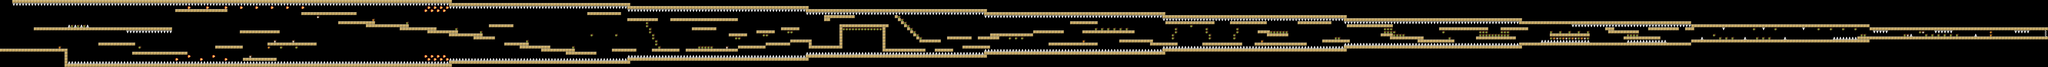

Tiled map render using the project's own tile images. Description and the map definition, with tile-layer contents summarised, below:
An orthogonal 666x22 tile map with 32x32 px tiles, 1 tile layer (Tile Layer 1), 10 tilesets.

<map version="1.0" orientation="orthogonal" renderorder="right-down" width="666" height="22" tilewidth="32" tileheight="32">
 <properties>
  <property name="character_start_pos_x" value="0" />
  <property name="character_start_pos_y" value="15" />
 </properties>
 <tileset firstgid="1" name="floor" tilewidth="32" tileheight="32">
  <image source="../images/floor1.png" width="32" height="32" />
 </tileset>
 <tileset firstgid="2" name="powerup1" tilewidth="32" tileheight="32">
  <image source="../images/powerup1.png" width="32" height="32" />
 </tileset>
 <tileset firstgid="3" name="powerup2" tilewidth="32" tileheight="32">
  <image source="../images/powerup2.png" width="32" height="32" />
 </tileset>
 <tileset firstgid="4" name="powerup3" tilewidth="32" tileheight="32">
  <image source="../images/powerup3.png" width="32" height="32" />
 </tileset>
 <tileset firstgid="5" name="powerup4" tilewidth="32" tileheight="32">
  <image source="../images/powerup4.png" width="32" height="32" />
 </tileset>
 <tileset firstgid="6" name="win" tilewidth="32" tileheight="32">
  <image source="../images/winTile.png" width="32" height="32" />
 </tileset>
 <tileset firstgid="7" name="obstacle1" tilewidth="32" tileheight="32">
  <image source="../images/obstacleGroundSpike.png" width="32" height="32" />
 </tileset>
 <tileset firstgid="8" name="obstacle2" tilewidth="32" tileheight="32">
  <image source="../images/obstacleCeilingSpike.png" width="32" height="32" />
 </tileset>
 <tileset firstgid="9" name="obstacle3" tilewidth="32" tileheight="32">
  <image source="../images/obstacle3.png" width="32" height="32" />
 </tileset>
 <tileset firstgid="10" name="obstacle4" tilewidth="32" tileheight="32">
  <image source="../images/flame1.png" width="32" height="32" />
 </tileset>
 <layer name="Tile Layer 1" width="666" height="22">
  <data>[14652 cells, 3452 non-empty, 8 distinct tile ids]</data>
 </layer>
</map>
